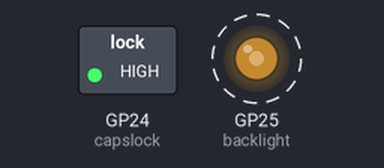
Recording of a program running on a simulated Raspberry Pi Pico running CircuitPython. Shown: switched loads named in the program (green lamp = pin HIGH), output pins drawn as LEDs (lit = HIGH). Dashed ring = blinking.

Above: at 0.05 s.
Timing chart, 0 to 4.6 s (numbered marks = the images above):
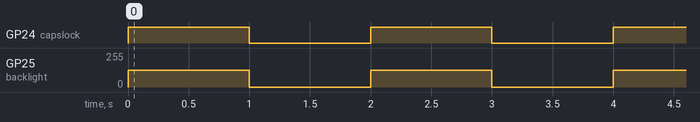

Measured:
- by itself, GP24 (capslock): alternates HIGH for 1.0 s and LOW for 1.0 s
- by itself, GP25 (backlight): alternates 127/255 for 1.0 s and 0/255 for 1.0 s

The program:

white_keyboard_blink.py
```python
# (licence header left out)
import time
import board
import digitalio
import pwmio

capslock = digitalio.DigitalInOut(board.GP24)
capslock.direction = digitalio.Direction.OUTPUT

# SLEEP# pin. Low if the host is sleeping
sleep_pin = digitalio.DigitalInOut(board.GP0)
sleep_pin.direction = digitalio.Direction.INPUT

backlight = pwmio.PWMOut(board.GP25, frequency=5000, duty_cycle=0)

# Blink capslock LED and backlight
while True:
    sleeping = not sleep_pin.value
    if sleeping:
        # If the host is asleep, stop blinking
        time.sleep(0.1)
        continue
    capslock.value = True
    backlight.duty_cycle = int(65535 / 2)  # 50% brightness
    time.sleep(1)

    capslock.value = False
    backlight.duty_cycle = 0
    time.sleep(1)
```
